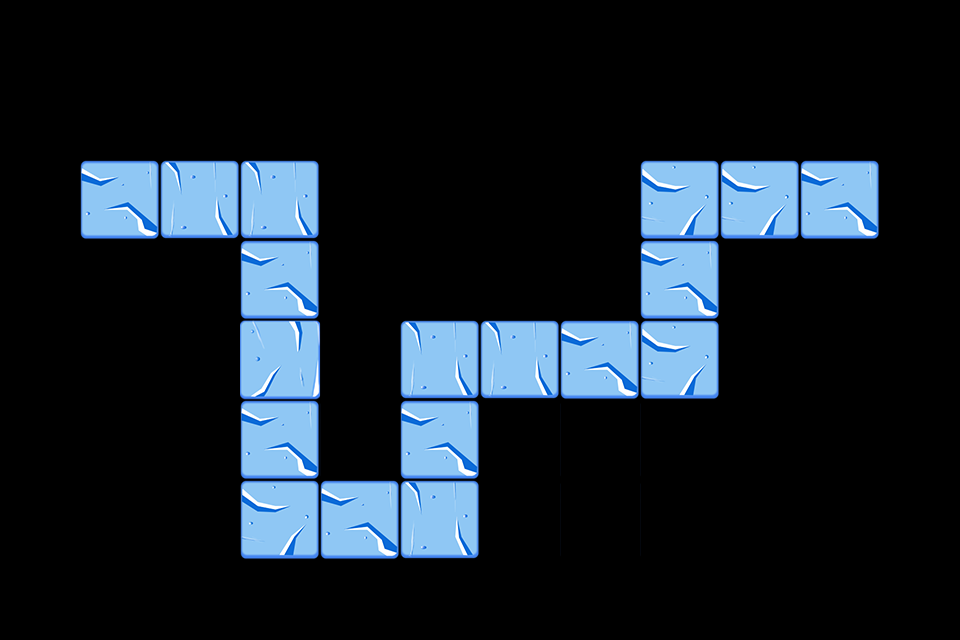

A 2D game scene composited from a Tiled map and its tileset images. What follows is a short description and the map's XML, with each tile layer's data collapsed to a summary:
An orthogonal 12x8 tile map with 80x80 px tiles, 1 tile layer (path) and 38 objects (10x Tower, 8x path, 7x 9, 7x 10, 6x 11).

<map version="1.0" orientation="orthogonal" width="12" height="8" tilewidth="80" tileheight="80">
 <properties>
  <property name="style" value="2" />
 </properties>
 <tileset firstgid="1" name="tiled4" tilewidth="80" tileheight="80">
  <image source="tiled4.png" width="240" height="240" />
 </tileset>
 <layer name="path" width="12" height="8">
  <data>[96 cells, 24 non-empty, 8 distinct tile ids]</data>
 </layer>
 <objectgroup name="path" width="12" height="8">
  <object name="path" x="80" y="160" />
  <object name="path" x="240" y="160" />
  <object name="path" x="240" y="480" />
  <object name="path" x="400" y="480" />
  <object name="path" x="400" y="320" />
  <object name="path" x="640" y="320" />
  <object name="path" x="640" y="160" />
  <object name="path" x="800" y="160" />
  <object name="Reward" type="9" x="240" y="80" width="80" height="80" />
  <object name="Reward" type="10" x="400" y="80" width="80" height="80" />
  <object name="Reward" type="11" x="560" y="80" width="80" height="80" />
  <object name="Reward" type="9" x="720" y="80" width="80" height="80" />
  <object name="Reward" type="10" x="160" y="80" width="80" height="80" />
  <object name="Reward" type="11" x="320" y="80" width="80" height="80" />
  <object name="Reward" type="9" x="480" y="80" width="80" height="80" />
  <object name="Reward" type="10" x="640" y="80" width="80" height="80" />
  <object name="Reward" type="11" x="800" y="400" width="80" height="80" />
  <object name="Reward" type="9" x="0" y="80" width="80" height="80" />
  <object name="Reward" type="10" x="0" y="240" width="80" height="80" />
  <object name="Reward" type="11" x="0" y="320" width="80" height="80" />
  <object name="Reward" type="9" x="880" y="160" width="80" height="80" />
  <object name="Reward" type="10" x="0" y="160" width="80" height="80" />
  <object name="Reward" type="11" x="880" y="320" width="80" height="80" />
  <object name="Reward" type="9" x="880" y="240" width="80" height="80" />
  <object name="Reward" type="10" x="880" y="80" width="80" height="80" />
  <object name="Reward" type="11" x="800" y="320" width="80" height="80" />
  <object name="Reward" type="9" x="80" y="320" width="80" height="80" />
  <object name="Reward" type="10" x="80" y="400" width="80" height="80" />
  <object name="Tower" x="0" y="80" width="960" height="80" />
  <object name="Tower" x="0" y="160" width="80" height="240" />
  <object name="Tower" x="80" y="240" width="160" height="240" />
  <object name="Tower" x="320" y="160" width="320" height="160" />
  <object name="Tower" x="880" y="160" width="80" height="240" />
  <object name="Tower" x="720" y="240" width="160" height="240" />
  <object name="Tower" x="720" y="480" width="80" height="80" />
  <object name="Tower" x="160" y="480" width="80" height="80" />
  <object name="Tower" x="480" y="400" width="240" height="160" />
  <object name="Tower" x="320" y="320" width="80" height="160" />
 </objectgroup>
</map>
